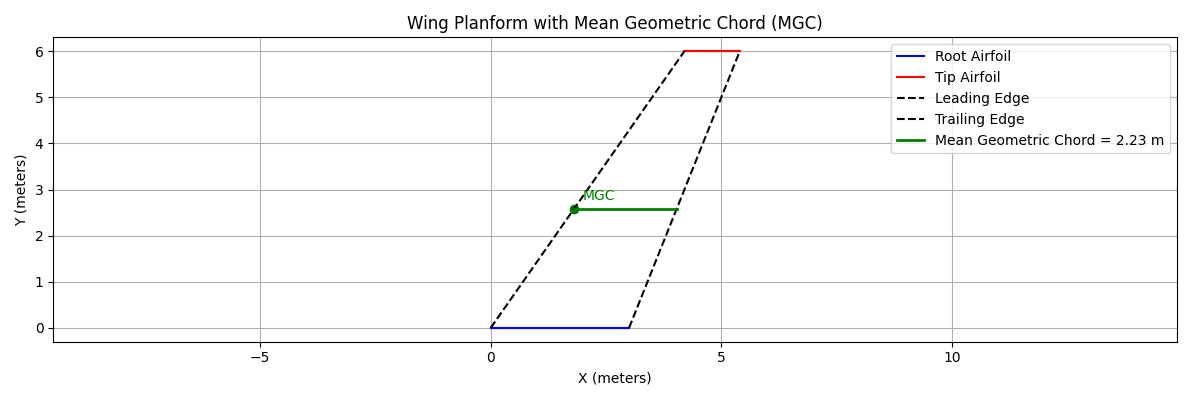

Python code for this plot:
import numpy as np
import matplotlib.pyplot as plt

# Airfoil coordinates
x_upper = np.array([0, 0.012934, 0.025588, 0.0508, 0.07595, 0.101062, 0.151221, 0.201299, 0.251314, 0.301279,
                    0.401119, 0.500887, 0.600603, 0.700385, 0.800216, 0.900097, 1])
y_upper = np.array([0, 0.033131, 0.044865, 0.061035, 0.072505, 0.081076, 0.093219, 0.099163, 0.100308, 0.097653,
                    0.085445, 0.067738, 0.046032, 0.029425, 0.016517, 0.007409, 0])
x_lower = np.array([0, 0.012274, 0.024717, 0.049677, 0.074602, 0.099569, 0.149516, 0.199489, 0.24948, 0.299472,
                    0.399455, 0.499437, 0.599473, 0.699552, 0.799669, 0.899821, 1])
y_lower = np.array([0, -0.017261, -0.021624, -0.024651, -0.030377, -0.032904, -0.036959, -0.039013, -0.039668, -0.040323,
                    -0.041633, -0.042943, -0.040253, -0.034164, -0.025276, -0.013688, 0])

# Wing geometry
span = 12  # meters
half_span = span / 2
c_r = 3.0  # root chord (m)
c_t = 1.2  # tip chord (m)
sweep_deg = 35
sweep_rad = np.radians(sweep_deg)

# Sweep offset
x_le_tip = half_span * np.tan(sweep_rad)

# Airfoil outlines
x_root = np.concatenate([x_upper, x_lower[::-1]]) * c_r
z_root = np.concatenate([y_upper, y_lower[::-1]]) * c_r
y_root = np.zeros_like(x_root)

x_tip = np.concatenate([x_upper, x_lower[::-1]]) * c_t + x_le_tip
z_tip = np.concatenate([y_upper, y_lower[::-1]]) * c_t
y_tip = np.full_like(x_tip, half_span)

# Mean Geometric Chord (MGC)
mgc = (2 / 3) * (c_r**2 + c_r * c_t + c_t**2) / (c_r + c_t)
y_mgc = (span / 6) * (c_r + 2 * c_t) / (c_r + c_t)

# Leading edge of MGC (swept)
x_mgc_le = y_mgc * np.tan(sweep_rad)

# Trailing edge of MGC
x_mgc_te = x_mgc_le + mgc

# Plotting
plt.figure(figsize=(12, 4))
plt.plot(x_root, y_root, label="Root Airfoil", color='blue')
plt.plot(x_tip, y_tip, label="Tip Airfoil", color='red')
plt.plot([0, x_le_tip], [0, half_span], '--k', label="Leading Edge")
plt.plot([c_r, x_le_tip + c_t], [0, half_span], '--k', label="Trailing Edge")

# MGC line
plt.plot([x_mgc_le, x_mgc_te], [y_mgc, y_mgc], label=f"Mean Geometric Chord = {mgc:.2f} m", color='green', linewidth=2)

# Annotate
plt.scatter([x_mgc_le], [y_mgc], color='green')
plt.text(x_mgc_le + 0.2, y_mgc + 0.2, "MGC", color='green')

plt.xlabel("X (meters)")
plt.ylabel("Y (meters)")
plt.title("Wing Planform with Mean Geometric Chord (MGC)")
plt.axis("equal")
plt.grid(True)
plt.legend()
plt.tight_layout()
plt.show()
